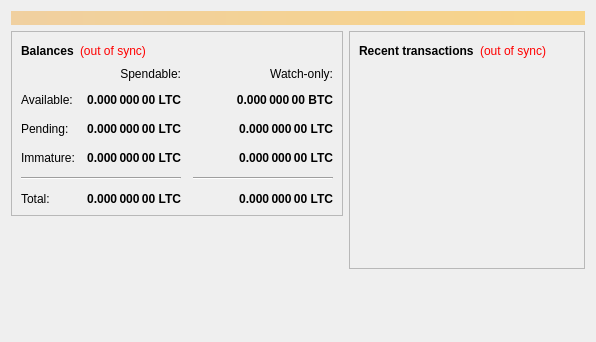
<?xml version="1.0" encoding="UTF-8"?>
<ui version="4.0">
 <class>OverviewPage</class>
 <widget class="QWidget" name="OverviewPage">
  <property name="geometry">
   <rect>
    <x>0</x>
    <y>0</y>
    <width>596</width>
    <height>342</height>
   </rect>
  </property>
  <property name="windowTitle">
   <string>Form</string>
  </property>
  <layout class="QVBoxLayout" name="topLayout">
   <item>
    <widget class="QLabel" name="labelAlerts">
     <property name="visible">
      <bool>false</bool>
     </property>
     <property name="styleSheet">
      <string notr="true">background-color: qlineargradient(x1: 0, y1: 0, x2: 1, y2: 0, stop:0 #F0D0A0, stop:1 #F8D488); color:#000000;</string>
     </property>
     <property name="wordWrap">
      <bool>true</bool>
     </property>
     <property name="margin">
      <number>3</number>
     </property>
    </widget>
   </item>
   <item>
    <layout class="QHBoxLayout" name="horizontalLayout" stretch="1,1">
     <item>
      <layout class="QVBoxLayout" name="verticalLayout_2">
       <item>
        <widget class="QFrame" name="frame">
         <property name="frameShape">
          <enum>QFrame::StyledPanel</enum>
         </property>
         <property name="frameShadow">
          <enum>QFrame::Raised</enum>
         </property>
         <layout class="QVBoxLayout" name="verticalLayout_4">
          <item>
           <layout class="QHBoxLayout" name="horizontalLayout_4">
            <item>
             <widget class="QLabel" name="label_5">
              <property name="font">
               <font>
                <weight>75</weight>
                <bold>true</bold>
               </font>
              </property>
              <property name="text">
               <string>Balances</string>
              </property>
             </widget>
            </item>
            <item>
             <widget class="QLabel" name="labelWalletStatus">
              <property name="cursor">
               <cursorShape>WhatsThisCursor</cursorShape>
              </property>
              <property name="toolTip">
               <string>The displayed information may be out of date. Your wallet automatically synchronizes with the GongYiCoin network after a connection is established, but this process has not completed yet.</string>
              </property>
              <property name="styleSheet">
               <string notr="true">QLabel { color: red; }</string>
              </property>
              <property name="text">
               <string notr="true">(out of sync)</string>
              </property>
              <property name="alignment">
               <set>Qt::AlignLeading|Qt::AlignLeft|Qt::AlignVCenter</set>
              </property>
             </widget>
            </item>
            <item>
             <spacer name="horizontalSpacer_3">
              <property name="orientation">
               <enum>Qt::Horizontal</enum>
              </property>
              <property name="sizeHint" stdset="0">
               <size>
                <width>40</width>
                <height>20</height>
               </size>
              </property>
             </spacer>
            </item>
           </layout>
          </item>
          <item>
           <layout class="QGridLayout" name="gridLayout">
            <property name="spacing">
             <number>12</number>
            </property>
            <item row="2" column="2">
             <widget class="QLabel" name="labelWatchPending">
              <property name="font">
               <font>
                <weight>75</weight>
                <bold>true</bold>
               </font>
              </property>
              <property name="cursor">
               <cursorShape>IBeamCursor</cursorShape>
              </property>
              <property name="toolTip">
               <string>Unconfirmed transactions to watch-only addresses</string>
              </property>
              <property name="text">
               <string notr="true">0.000 000 00 LTC</string>
              </property>
              <property name="alignment">
               <set>Qt::AlignRight|Qt::AlignTrailing|Qt::AlignVCenter</set>
              </property>
              <property name="textInteractionFlags">
               <set>Qt::LinksAccessibleByMouse|Qt::TextSelectableByKeyboard|Qt::TextSelectableByMouse</set>
              </property>
             </widget>
            </item>
            <item row="2" column="1">
             <widget class="QLabel" name="labelUnconfirmed">
              <property name="font">
               <font>
                <weight>75</weight>
                <bold>true</bold>
               </font>
              </property>
              <property name="cursor">
               <cursorShape>IBeamCursor</cursorShape>
              </property>
              <property name="toolTip">
               <string>Total of transactions that have yet to be confirmed, and do not yet count toward the spendable balance</string>
              </property>
              <property name="text">
               <string notr="true">0.000 000 00 LTC</string>
              </property>
              <property name="alignment">
               <set>Qt::AlignRight|Qt::AlignTrailing|Qt::AlignVCenter</set>
              </property>
              <property name="textInteractionFlags">
               <set>Qt::LinksAccessibleByMouse|Qt::TextSelectableByKeyboard|Qt::TextSelectableByMouse</set>
              </property>
             </widget>
            </item>
            <item row="3" column="2">
             <widget class="QLabel" name="labelWatchImmature">
              <property name="font">
               <font>
                <weight>75</weight>
                <bold>true</bold>
               </font>
              </property>
              <property name="cursor">
               <cursorShape>IBeamCursor</cursorShape>
              </property>
              <property name="toolTip">
               <string>Mined balance in watch-only addresses that has not yet matured</string>
              </property>
              <property name="text">
               <string notr="true">0.000 000 00 LTC</string>
              </property>
              <property name="alignment">
               <set>Qt::AlignRight|Qt::AlignTrailing|Qt::AlignVCenter</set>
              </property>
              <property name="textInteractionFlags">
               <set>Qt::LinksAccessibleByMouse|Qt::TextSelectableByKeyboard|Qt::TextSelectableByMouse</set>
              </property>
             </widget>
            </item>
            <item row="4" column="0" colspan="2">
             <widget class="Line" name="line">
              <property name="orientation">
               <enum>Qt::Horizontal</enum>
              </property>
             </widget>
            </item>
            <item row="4" column="2">
             <widget class="Line" name="lineWatchBalance">
              <property name="sizePolicy">
               <sizepolicy hsizetype="Preferred" vsizetype="Fixed">
                <horstretch>0</horstretch>
                <verstretch>0</verstretch>
               </sizepolicy>
              </property>
              <property name="minimumSize">
               <size>
                <width>140</width>
                <height>0</height>
               </size>
              </property>
              <property name="orientation">
               <enum>Qt::Horizontal</enum>
              </property>
             </widget>
            </item>
            <item row="5" column="0">
             <widget class="QLabel" name="labelTotalText">
              <property name="text">
               <string>Total:</string>
              </property>
             </widget>
            </item>
            <item row="3" column="1">
             <widget class="QLabel" name="labelImmature">
              <property name="font">
               <font>
                <weight>75</weight>
                <bold>true</bold>
               </font>
              </property>
              <property name="cursor">
               <cursorShape>IBeamCursor</cursorShape>
              </property>
              <property name="toolTip">
               <string>Mined balance that has not yet matured</string>
              </property>
              <property name="text">
               <string notr="true">0.000 000 00 LTC</string>
              </property>
              <property name="alignment">
               <set>Qt::AlignRight|Qt::AlignTrailing|Qt::AlignVCenter</set>
              </property>
              <property name="textInteractionFlags">
               <set>Qt::LinksAccessibleByMouse|Qt::TextSelectableByKeyboard|Qt::TextSelectableByMouse</set>
              </property>
             </widget>
            </item>
            <item row="2" column="3">
             <spacer name="horizontalSpacer_2">
              <property name="orientation">
               <enum>Qt::Horizontal</enum>
              </property>
              <property name="sizeHint" stdset="0">
               <size>
                <width>40</width>
                <height>20</height>
               </size>
              </property>
             </spacer>
            </item>
            <item row="3" column="0">
             <widget class="QLabel" name="labelImmatureText">
              <property name="text">
               <string>Immature:</string>
              </property>
             </widget>
            </item>
            <item row="5" column="1">
             <widget class="QLabel" name="labelTotal">
              <property name="font">
               <font>
                <weight>75</weight>
                <bold>true</bold>
               </font>
              </property>
              <property name="cursor">
               <cursorShape>IBeamCursor</cursorShape>
              </property>
              <property name="toolTip">
               <string>Your current total balance</string>
              </property>
              <property name="text">
               <string notr="true">0.000 000 00 LTC</string>
              </property>
              <property name="alignment">
               <set>Qt::AlignRight|Qt::AlignTrailing|Qt::AlignVCenter</set>
              </property>
              <property name="textInteractionFlags">
               <set>Qt::LinksAccessibleByMouse|Qt::TextSelectableByKeyboard|Qt::TextSelectableByMouse</set>
              </property>
             </widget>
            </item>
            <item row="5" column="2">
             <widget class="QLabel" name="labelWatchTotal">
              <property name="font">
               <font>
                <weight>75</weight>
                <bold>true</bold>
               </font>
              </property>
              <property name="cursor">
               <cursorShape>IBeamCursor</cursorShape>
              </property>
              <property name="toolTip">
               <string>Current total balance in watch-only addresses</string>
              </property>
              <property name="text">
               <string notr="true">0.000 000 00 LTC</string>
              </property>
              <property name="alignment">
               <set>Qt::AlignRight|Qt::AlignTrailing|Qt::AlignVCenter</set>
              </property>
              <property name="textInteractionFlags">
               <set>Qt::LinksAccessibleByMouse|Qt::TextSelectableByKeyboard|Qt::TextSelectableByMouse</set>
              </property>
             </widget>
            </item>
            <item row="0" column="2">
             <widget class="QLabel" name="labelWatchonly">
              <property name="text">
               <string>Watch-only:</string>
              </property>
              <property name="alignment">
               <set>Qt::AlignRight|Qt::AlignTrailing|Qt::AlignVCenter</set>
              </property>
             </widget>
            </item>
            <item row="1" column="0">
             <widget class="QLabel" name="labelBalanceText">
              <property name="text">
               <string>Available:</string>
              </property>
             </widget>
            </item>
            <item row="1" column="1">
             <widget class="QLabel" name="labelBalance">
              <property name="font">
               <font>
                <weight>75</weight>
                <bold>true</bold>
               </font>
              </property>
              <property name="cursor">
               <cursorShape>IBeamCursor</cursorShape>
              </property>
              <property name="toolTip">
               <string>Your current spendable balance</string>
              </property>
              <property name="text">
               <string notr="true">0.000 000 00 LTC</string>
              </property>
              <property name="alignment">
               <set>Qt::AlignRight|Qt::AlignTrailing|Qt::AlignVCenter</set>
              </property>
              <property name="textInteractionFlags">
               <set>Qt::LinksAccessibleByMouse|Qt::TextSelectableByKeyboard|Qt::TextSelectableByMouse</set>
              </property>
             </widget>
            </item>
            <item row="1" column="2">
             <widget class="QLabel" name="labelWatchAvailable">
              <property name="font">
               <font>
                <weight>75</weight>
                <bold>true</bold>
               </font>
              </property>
              <property name="cursor">
               <cursorShape>IBeamCursor</cursorShape>
              </property>
              <property name="toolTip">
               <string>Your current balance in watch-only addresses</string>
              </property>
              <property name="text">
               <string notr="true">0.000 000 00 BTC</string>
              </property>
              <property name="alignment">
               <set>Qt::AlignRight|Qt::AlignTrailing|Qt::AlignVCenter</set>
              </property>
              <property name="textInteractionFlags">
               <set>Qt::LinksAccessibleByMouse|Qt::TextSelectableByKeyboard|Qt::TextSelectableByMouse</set>
              </property>
             </widget>
            </item>
            <item row="2" column="0">
             <widget class="QLabel" name="labelPendingText">
              <property name="text">
               <string>Pending:</string>
              </property>
             </widget>
            </item>
            <item row="0" column="1">
             <widget class="QLabel" name="labelSpendable">
              <property name="text">
               <string>Spendable:</string>
              </property>
              <property name="alignment">
               <set>Qt::AlignRight|Qt::AlignTrailing|Qt::AlignVCenter</set>
              </property>
             </widget>
            </item>
           </layout>
          </item>
         </layout>
        </widget>
       </item>
       <item>
        <spacer name="verticalSpacer">
         <property name="orientation">
          <enum>Qt::Vertical</enum>
         </property>
         <property name="sizeHint" stdset="0">
          <size>
           <width>20</width>
           <height>40</height>
          </size>
         </property>
        </spacer>
       </item>
      </layout>
     </item>
     <item>
      <layout class="QVBoxLayout" name="verticalLayout_3">
       <item>
        <widget class="QFrame" name="frame_2">
         <property name="frameShape">
          <enum>QFrame::StyledPanel</enum>
         </property>
         <property name="frameShadow">
          <enum>QFrame::Raised</enum>
         </property>
         <layout class="QVBoxLayout" name="verticalLayout">
          <item>
           <layout class="QHBoxLayout" name="horizontalLayout_2">
            <item>
             <widget class="QLabel" name="label_4">
              <property name="font">
               <font>
                <weight>75</weight>
                <bold>true</bold>
               </font>
              </property>
              <property name="text">
               <string>Recent transactions</string>
              </property>
             </widget>
            </item>
            <item>
             <widget class="QLabel" name="labelTransactionsStatus">
              <property name="cursor">
               <cursorShape>WhatsThisCursor</cursorShape>
              </property>
              <property name="toolTip">
               <string>The displayed information may be out of date. Your wallet automatically synchronizes with the GongYiCoin network after a connection is established, but this process has not completed yet.</string>
              </property>
              <property name="styleSheet">
               <string notr="true">QLabel { color: red; }</string>
              </property>
              <property name="text">
               <string notr="true">(out of sync)</string>
              </property>
              <property name="alignment">
               <set>Qt::AlignRight|Qt::AlignTrailing|Qt::AlignVCenter</set>
              </property>
             </widget>
            </item>
            <item>
             <spacer name="horizontalSpacer">
              <property name="orientation">
               <enum>Qt::Horizontal</enum>
              </property>
              <property name="sizeHint" stdset="0">
               <size>
                <width>40</width>
                <height>20</height>
               </size>
              </property>
             </spacer>
            </item>
           </layout>
          </item>
          <item>
           <widget class="QListView" name="listTransactions">
            <property name="styleSheet">
             <string notr="true">QListView { background: transparent; }</string>
            </property>
            <property name="frameShape">
             <enum>QFrame::NoFrame</enum>
            </property>
            <property name="verticalScrollBarPolicy">
             <enum>Qt::ScrollBarAlwaysOff</enum>
            </property>
            <property name="horizontalScrollBarPolicy">
             <enum>Qt::ScrollBarAlwaysOff</enum>
            </property>
            <property name="selectionMode">
             <enum>QAbstractItemView::NoSelection</enum>
            </property>
           </widget>
          </item>
         </layout>
        </widget>
       </item>
       <item>
        <spacer name="verticalSpacer_2">
         <property name="orientation">
          <enum>Qt::Vertical</enum>
         </property>
         <property name="sizeHint" stdset="0">
          <size>
           <width>20</width>
           <height>40</height>
          </size>
         </property>
        </spacer>
       </item>
      </layout>
     </item>
    </layout>
   </item>
  </layout>
 </widget>
 <resources/>
 <connections/>
</ui>
